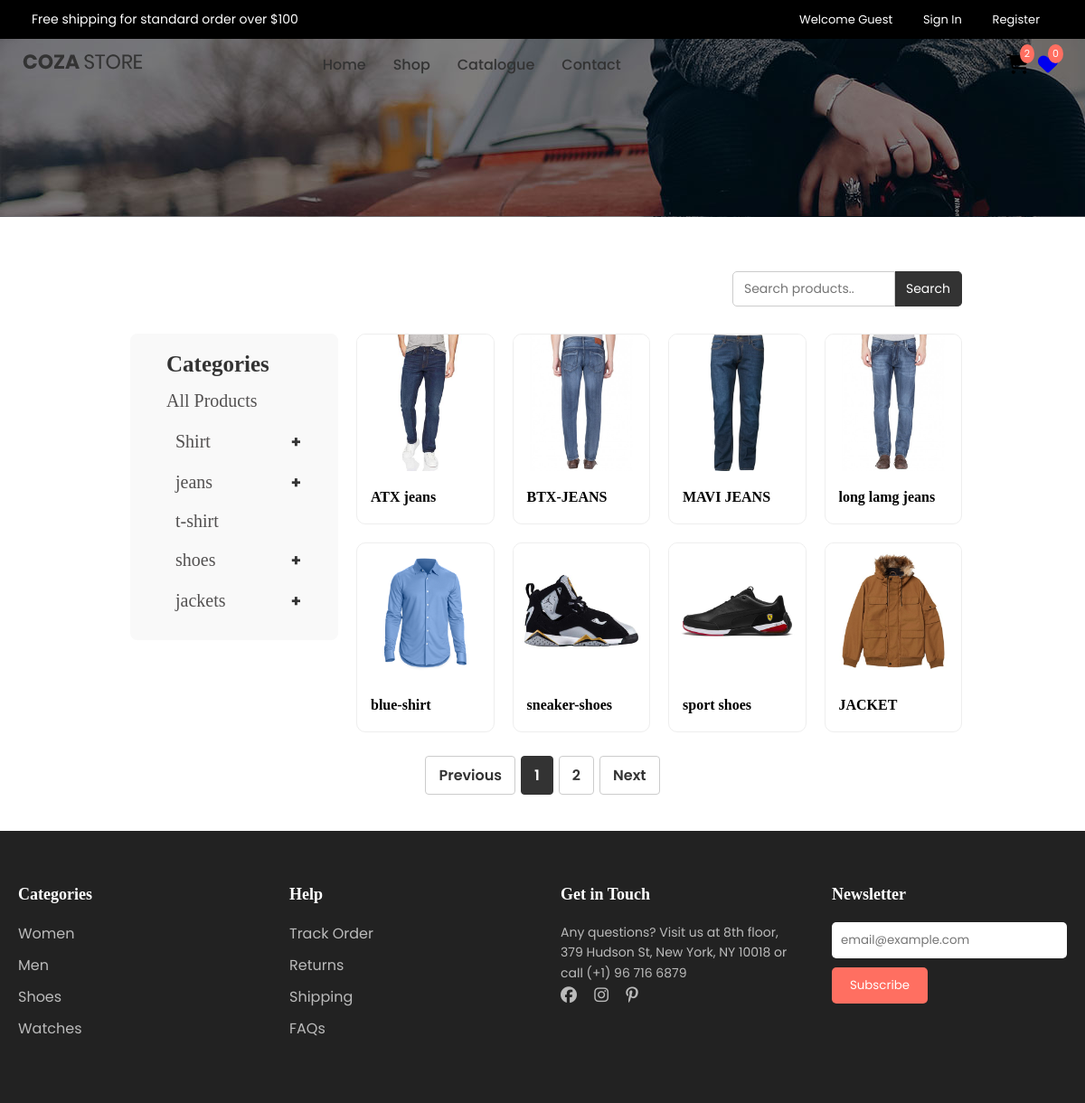
/catalogue/, run on the app's committed database.
### Category/models.py (models this page shows, shortened)
class Category(models.Model):
    category_name=models.CharField(max_length=50, unique=True)
    slug = models.SlugField(max_length=100, unique=True)
    description = models.TextField(max_length=225, blank=True)
    cat_image=models.ImageField(upload_to='photos/categories', blank=True)
    class Meta:
        verbose_name = 'Category'
        verbose_name_plural = 'categories'
    def get_url(self):
            return reverse('products_by_category', args=[self.slug])

### Store/models.py (models this page shows, shortened)
class Product(models.Model):
    product_name = models.CharField(max_length=200,unique=True)
    slug=models.SlugField(max_length=200, unique=True)
    product_description= models.TextField(max_length=500, blank=True)
    price = models.IntegerField()
    image = models.ImageField(upload_to='photos/products')
    stock = models.IntegerField()
    is_available =models.BooleanField(default=True)
    category = models.ForeignKey(Category, on_delete=models.CASCADE)
    sub_category = models.ForeignKey(SubCategory, on_delete=models.CASCADE, default=1)  # <-- default ensures migrations work
    created_date = models.DateTimeField(auto_now_add=True)
    modified_date = models.DateTimeField(auto_now=True)

### jjcollection/views.py (the view)
# urls.py: path('catalogue/', catalogue, name='catalogue'),
def catalogue(request, category_slug=None, subcategory_slug=None):
    products = Product.objects.filter(is_available=True)
    links = Category.objects.prefetch_related('subcategories').all()
    if category_slug:
        category = get_object_or_404(Category, slug=category_slug)
        subcats = SubCategory.objects.filter(category=category)
        products = products.filter(category=category) | products.filter(sub_category__in=subcats)
    if subcategory_slug:
        subcategory = get_object_or_404(SubCategory, slug=subcategory_slug)
        products = products.filter(sub_category=subcategory)
    paginator = Paginator(products, 8)
    page = request.GET.get('page')
    paged_products = paginator.get_page(page)
    product_count = products.count()
    context = {
        'links': links,
        'product': paged_products,
        'product_count': product_count,
    }
    return render(request, 'catalogue.html', context)

### Carts/context_processors.py (called while the page is built)
def counter(request):
    cart_count = 0
    if 'admin' in request.path:
        return {}
    try:
        if request.user.is_authenticated:
            cart_items = CartItem.objects.filter(user=request.user, is_active=True)
        else:
            cart = Cart.objects.filter(cart_id=_cart_id(request)).first()
            if cart:
                cart_items = CartItem.objects.filter(cart=cart, is_active=True)
            else:
                cart_items = []
        for item in cart_items:
            cart_count += item.quantity
    except Exception:
        cart_count = 0
    return dict(cart_count=cart_count)

### Carts/views.py (called while the page is built)
def _cart_id(request):
    cart = request.session.session_key
    if not cart:
        cart = request.session.create()
    return cart

### Category/context_processors.py (called while the page is built)
def menu_links(request):
    links = Category.objects.all()
    return dict(links=links)

### Category/models.py (called while the page is built)
    def get_url(self):
        return reverse('products_by_sub_category', args=[self.slug])

### templates/catalogue.html (shortened to what this page needs)
{% extends 'basee.html' %}
{% load static %}
{% block content %}
<div class="ban-img"></div>
<section class="shop-section">
  <div class="shop-header">
    <div class="shop-header-right">
      <form method="GET" action="{% url 'search' %}" class="shop-search-form">
        <input type="text" name="keyword" placeholder="Search products..">
        <button type="submit">Search</button>
      </form>
    </div>
  </div>
  <div class="shop-container">
    <aside class="shop-sidebar">
      <h4>Categories</h4>
      <ul class="category-list">
        <li><a href="{% url 'store' %}">All Products</a></li>
        {% for category in links %}
          <li class="dropdown">
            <div class="dropdown-header">
              <a href="{{ category.get_url }}" class="dropdown-toggle">{{ category.category_name }}</a>
              {% if category.subcategories.all %}
                <span class="toggle-icon"></span>
              {% endif %}
            </div>
          </li>
        {% endfor %}
      </ul>
    </aside>
    <div class="shop-grid">
      {% for product in product %}
        <div class="product-card">
          <a href="#" style="text-decoration: none; color: inherit;">
            <div class="product-image">
             <img src="{{ product.image.url }}" alt="{{ product.product_name }}" class="img-sm">
            </div>
            <div class="product-info">
              <a href="#" style="text-decoration: none; color: inherit;">
                {{ product.product_name }}
              </a>
            </div>
          </a>
        </div>
      {% endfor %}
    </div>
  </div>
</section>
<div class="pagination-container">
  {% if product.has_other_pages %}
    <ul class="pagination">
      {% if product.has_previous %}
        <li><a href="?page={{ product.previous_page_number }}">Previous</a></li>
      {% else %}
        <li class="disabled"><a href="#">Previous</a></li>
      {% endif %}
      {% for i in product.paginator.page_range %}
        {% if product.number == i %}
          <li class="active"><a href="#">{{ i }}</a></li>
        {% else %}
          <li><a href="?page={{ i }}">{{ i }}</a></li>
        {% endif %}
      {% endfor %}
      {% if product.has_next %}
        <li><a href="?page={{ product.next_page_number }}">Next</a></li>
      {% else %}
        <li class="disabled"><a href="#">Next</a></li>
      {% endif %}
    </ul>
  {% endif %}
</div>
{% endblock %}

### templates/basee.html (style rules this page uses)
* { margin: 0; padding: 0; box-sizing: border-box; font-family: "Poppins", sans-serif; }
body { margin: 0; font-family: 'Poppins', sans-serif; }

### data on the page
Category: category_name "Shirt"
Category: category_name "jeans"
Category: category_name "t-shirt"
Category: category_name "shoes"
Category: category_name "jackets"
Product: image (picture), product_name "ATX jeans"
Product: image (picture), product_name "BTX-JEANS"
Product: image (picture), product_name "MAVI JEANS"
Product: image (picture), product_name "long lamg jeans"
Product: image (picture), product_name "blue-shirt"
Product: image (picture), product_name "sneaker-shoes"
Product: image (picture), product_name "sport shoes"
Product: image (picture), product_name "JACKET"

### other printed values
{{ i }} "1"
{{ i }} "2"
